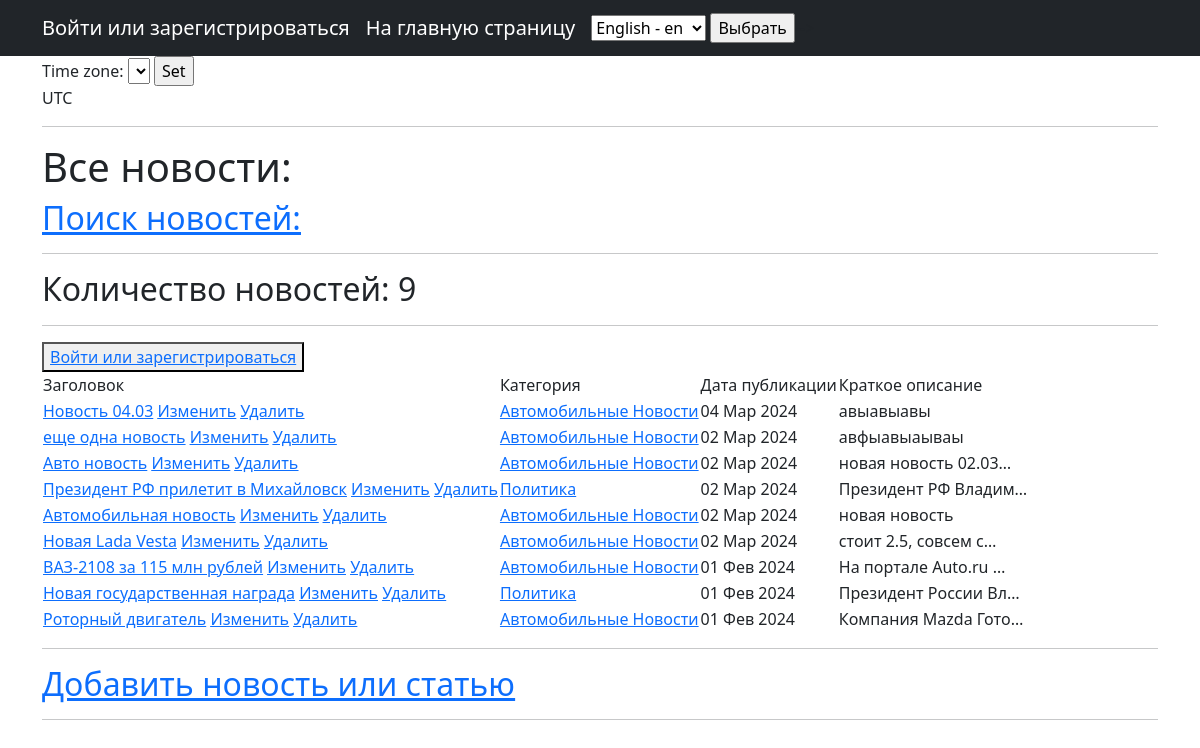
The page /news/ on the database as committed earlier.
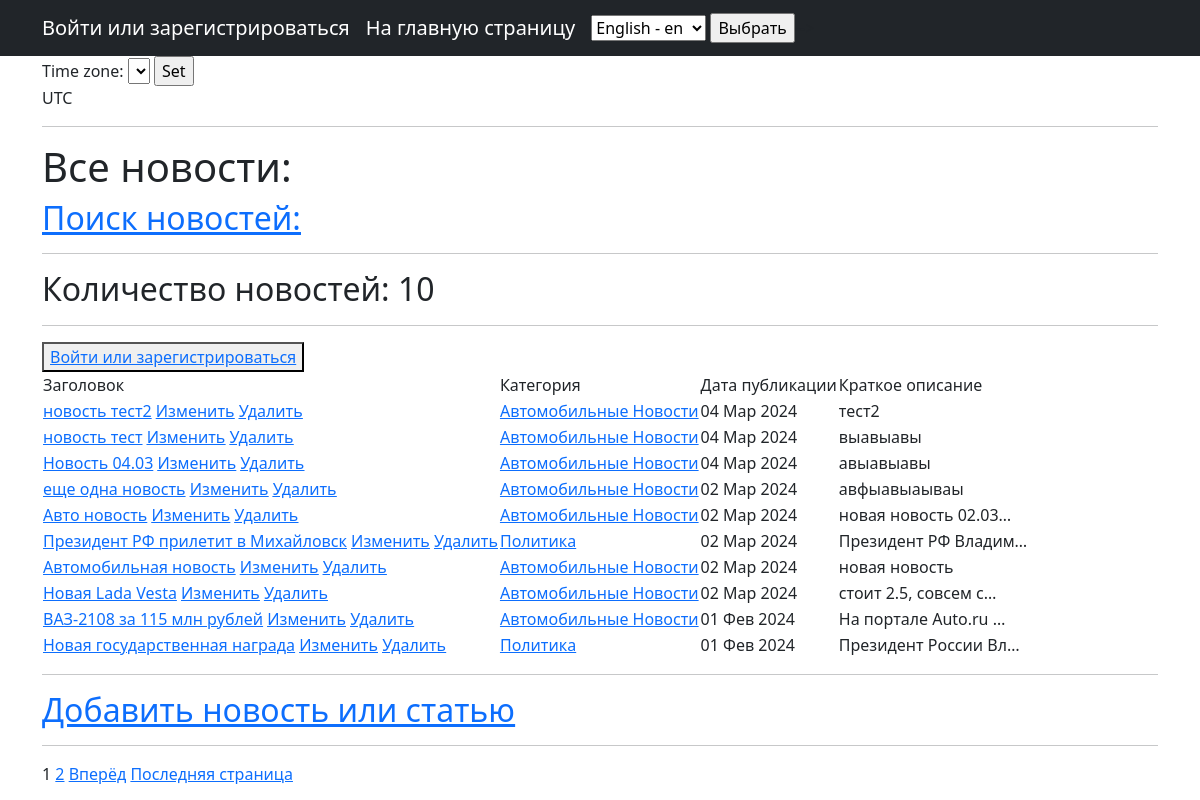
The same page on the database as committed later.
### news_p/models.py (models this page shows, shortened)
class Post(models.Model):
    news = 'NW'
    article = "AR"
    POST_TYPE = [(news, _('News')), (article, _('Article'))]
    type = models.CharField(max_length=2, choices=POST_TYPE, default=news)
    date = models.DateTimeField(auto_now_add=True)
    title = models.CharField(max_length=255)
    text = models.TextField()
    rating = models.IntegerField(default=0)
    author = models.ForeignKey(Author, on_delete=models.CASCADE)
    category = models.ManyToManyField(Category, through='PostCategory')

class Category(models.Model):
    name = models.CharField(max_length=255, help_text=_('category_name'), unique=True)
    subscribers = models.ManyToManyField(User, blank=True, null=True, related_name='categories')
    def __str__(self):
        return self.name.title()

### news_p/views.py (the view, shortened to what this page needs)
# urls.py: path('', PostList.as_view()),
class PostList(ListView):
    model = Post
    ordering = '-date'
    template_name = 'all_news.html'
    context_object_name = 'posts'
    paginate_by = 10
    current_time = timezone.now()
    timezones = pytz.common_timezones  # добавляем в контекст все доступные часовые пояса
    def get_queryset(self):
        queryset = super().get_queryset()
        self.filterset = PostFilter(self.request.GET, queryset)
        return self.filterset.qs

### news_p/templatetags/custom_filters.py (called while the page is built)
@register.filter()
def censor(value):
    if type(value) != str:
        raise TypeError('Необходимо передать строку!')
    else:
        for word in value.split():
            if word.lower() in CENS_LIST:
                cens_word = word[0] + ((len(word) - 1) * '*')
                value = value.replace(word, cens_word)
    return value

### news_p/templatetags/custom_tags.py (called while the page is built)
@register.simple_tag(takes_context=True)
def url_replace(context, **kwargs):
   d = context['request'].GET.copy()
   for k, v in kwargs.items():
       d[k] = v
   return d.urlencode()

### templates/all_news.html (shortened to what this page needs)
{% extends 'flatpages/default.html' %}
{% load i18n %}
{% load tz %}
{% load custom_filters %}
{% load custom_tags %}
{% block title %}
{% get_current_timezone as TIME_ZONE %}
    <form action="" method="POST">
        <label for="timezone">Time zone:</label>
        <select name="timezone">
        </select>
        <input type="submit" value="Set">
    </form>
    {{ TIME_ZONE }}
<hr>
<h1>{% trans 'All news:' %}</h1>
<a href="{% url 'search' %}"><u><h2>{% trans 'News search:' %}</h2></u></a>
<hr>
{% endblock title %}
{% block content %}
<h2>{% trans 'Number of news items:' %} {{ posts|length }}</h2>
<hr>
{% if request.user.username %}
    <h2>{{ request.user.username }}</h2>
    <button><a href="{% url 'profile' %}">{% trans 'Personal account' %}</a></button>
{% else %}
    <button><a href="{% url 'profile' %}">{% trans 'Log in or register' %}</a></button>
{% endif %}
<table>
    <thead>
        <td> {% trans 'Title' %} </td>
        <td> {% trans 'Category' %} </td>
        <td> {% trans 'Date of publication' %} </td>
        <td> {% trans 'Summary' %} </td>
    </thead>
    {% for post in posts %}
        <tr>
            <td>
                <a href="{% url 'news_detail' post.id %}">{{ post.title|censor }}</a>
                <a href="{% url 'news_edit' post.id %}"><u>{% trans 'Change' %}</u></a>
                <a href="{% url 'news_delete' post.id %}"><u>{% trans 'Delete' %}</u></a>
            </td>
             <td>
                {% for category in post.category.all %}
                    <a href="{% url 'category_list' category.id %}">{{ category }}</a>
                {% endfor %}
            </td>
            <td>{{ post.date|date:'d M Y' }}</td>
            <td>{{ post.text|truncatechars:20|censor }}</td>
        </tr>
    {% endfor %}
</table>
<hr>
<a href="{% url 'news_add' %}"><h2>{% trans 'Add news or article' %}</h2></a>
<hr>
{% if is_paginated %}
    {% for num in page_obj.paginator.page_range %}
        {% if page_obj.number == num %}
            <a>{{ num }}</a>
        {% elif num > page_obj.number|add:'-3' and num < page_obj.number|add:'3' %}            <a href="?{% url_replace page=num %}">{{ num }}</a>
        {% endif %}
    {% endfor %}
    {% if page_obj.has_next %}
        <a href="?{% url_replace page=page_obj.next_page_number %}">{% trans 'Forward' %}</a>
        <a href="?{% url_replace page=page_obj.paginator.num_pages %}">{% trans 'Last page' %}</a>
    {% endif %}
{% endif %}
{% endblock content %}

Rows that differ between the two databases and show on the page:
no longer on this page (row unchanged): Post: title|censor "Роторный двигатель", date "01 Фев 2024", text|censor "Компания Mazda Гото…", Category (name "Автомобильные Новости")
added Post: title|censor "новость тест2", date "04 Мар 2024", text|censor "тест2", Category (name "Автомобильные Новости")
added Post: title|censor "новость тест", date "04 Мар 2024", text|censor "выавыавы", Category (name "Автомобильные Новости")
Other text that changed with them:
{{ posts|length }}: "9" → "10"
new list line: "1"
new list line: "2"
text now shown: "Вперёд Последняя страница"
